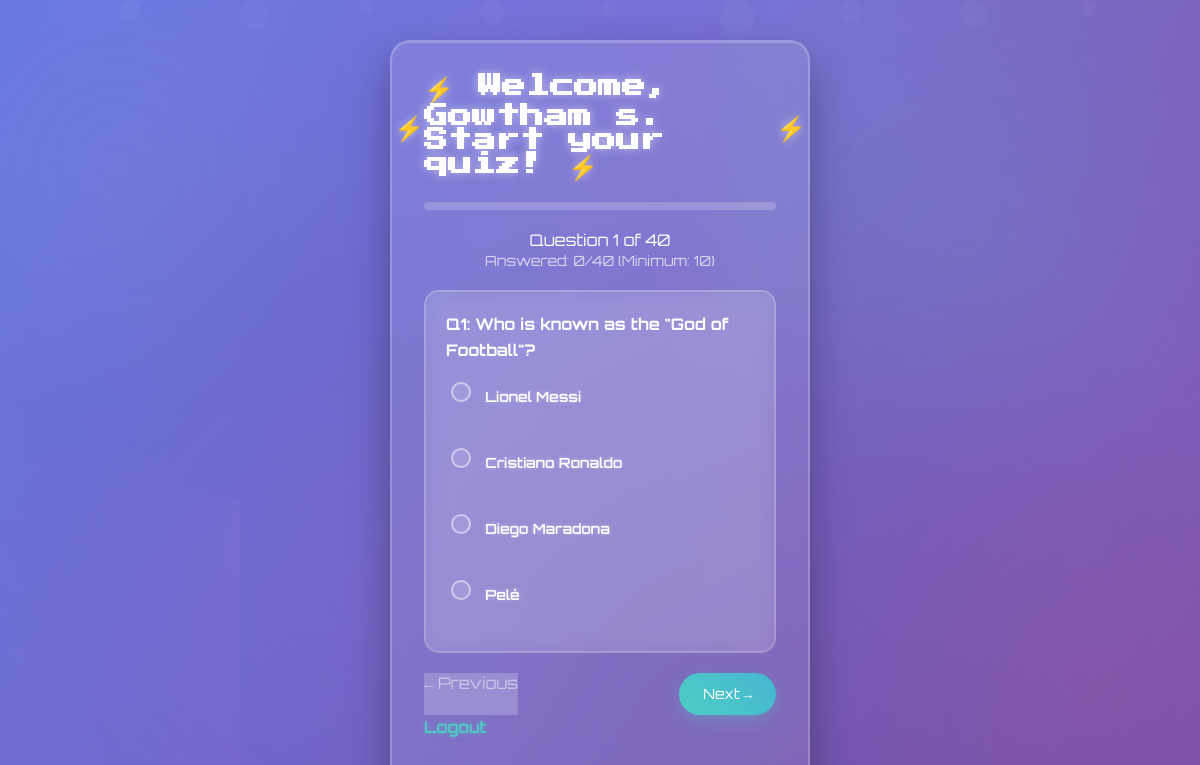
/quiz.php (signed in), run on the app's committed database.
### tables this page shows
CREATE TABLE `questions` (
  `id` int(11) NOT NULL,
  `question` text DEFAULT NULL,
  `option_a` text DEFAULT NULL,
  `option_b` text DEFAULT NULL,
  `option_c` text DEFAULT NULL,
  `option_d` text DEFAULT NULL,
  `correct_answer` varchar(1) DEFAULT NULL
);

### quiz.php (the view, shortened to what this page needs)
<?php
$conn = db_connect();
$current_question = isset($_GET['q']) ? (int)$_GET['q'] : 1;
$total_res = mysqli_query($conn, "SELECT COUNT(*) AS total FROM questions");
$total_row = $total_res ? mysqli_fetch_assoc($total_res) : ['total' => 0];
$total_questions = (int)$total_row['total'];
$question_query = mysqli_query($conn, "SELECT * FROM questions LIMIT 1 OFFSET " . ($current_question - 1));
$question = $question_query ? mysqli_fetch_assoc($question_query) : null;
$answered_count = isset($_SESSION['answers']) ? count($_SESSION['answers']) : 0;
$min_required = min(10, $total_questions);
?>
<!DOCTYPE html>
<html>
<head>
    <link rel="stylesheet" href="style.css?v=<?php echo time(); ?>">
</head>
<body>
<div class="bubbles">
    <div class="bubble"></div>
    <div class="bubble"></div>
    <div class="bubble"></div>
    <div class="bubble"></div>
    <div class="bubble"></div>
    <div class="bubble"></div>
    <div class="bubble"></div>
    <div class="bubble"></div>
    <div class="bubble"></div>
</div>
<div class="container">
    <h2>⚡ Welcome, <?php echo htmlspecialchars($_SESSION['user_name']); ?>. Start your quiz! ⚡</h2>
    <div class="progress-container">
    </div>
    <div style="text-align: center; margin: 15px 0; font-family: 'Orbitron', monospace; font-size: 16px;">
        <span>Question <?php echo $current_question; ?> of <?php echo $total_questions; ?></span>
        <br>
        <span style="font-size: 14px; color: rgba(255,255,255,0.7);">Answered: <?php echo $answered_count; ?>/<?php echo $total_questions; ?> (Minimum: <?php echo $min_required; ?>)</span>
    </div>
    <form method="POST" action="quiz.php?q=<?php echo $current_question; ?>">
        <div class="quiz-question floating">
            <p><b>Q<?php echo $current_question; ?>: <?php echo htmlspecialchars($question['question']); ?></b></p>
            <label>
                <input type="radio" name="answer" value="A" <?php echo (isset($_SESSION['answers'][$question['id']]) && $_SESSION['answers'][$question['id']] == 'A') ? 'checked' : ''; ?>>
                <?php echo htmlspecialchars($question['option_a']); ?>
            </label><br>
            <label>
                <input type="radio" name="answer" value="B" <?php echo (isset($_SESSION['answers'][$question['id']]) && $_SESSION['answers'][$question['id']] == 'B') ? 'checked' : ''; ?>>
                <?php echo htmlspecialchars($question['option_b']); ?>
            </label><br>
            <label>
                <input type="radio" name="answer" value="C" <?php echo (isset($_SESSION['answers'][$question['id']]) && $_SESSION['answers'][$question['id']] == 'C') ? 'checked' : ''; ?>>
                <?php echo htmlspecialchars($question['option_c']); ?>
            </label><br>
            <label>
                <input type="radio" name="answer" value="D" <?php echo (isset($_SESSION['answers'][$question['id']]) && $_SESSION['answers'][$question['id']] == 'D') ? 'checked' : ''; ?>>
                <?php echo htmlspecialchars($question['option_d']); ?>
            </label><br>
        </div>
        <div class="quiz-nav">
            <?php if ($current_question > 1): ?>
                <a href="quiz.php?q=<?php echo $current_question - 1; ?>" class="quiz-nav-btn">← Previous</a>
            <?php else: ?>
                <span class="quiz-nav-btn disabled">← Previous</span>
            <?php endif; ?>
            <?php if ($current_question < $total_questions): ?>
                <button type="submit" class="quiz-nav-btn">Next →</button>
            <?php else: ?>
                <button type="submit" class="quiz-nav-btn">Finish Quiz ⚡</button>
            <?php endif; ?>
        </div>
    </form>
    <p><a href='logout.php'>Logout</a></p>
</div>
</body>
</html>

### data on the page
questions: question "Who is known as the \"God of Football\"?", answer "☐ Lionel Messi", option_a "Lionel Messi", answer "☐ Cristiano Ronaldo", option_b "Cristiano Ronaldo", answer "☐ Diego Maradona", option_c "Diego Maradona", answer "☐ Pelé", option_d "Pelé"

### other printed values
$_SESSION['user_name'] "Gowtham s"
$current_question "1"
$total_questions "40"
$answered_count "0"
$min_required "10"
